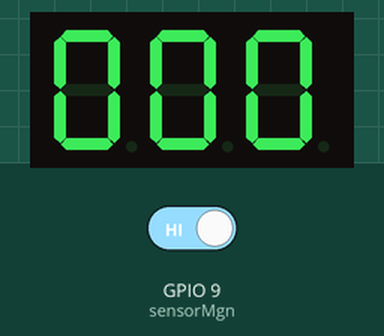
Recording of a sketch running on a simulated ESP8266 (NodeMCU). Parts: 3-digit seven-segment display. Wiring (inferred from the names in the program): 3-digit 7-segment display, segments lit when LOW: segments GPIO 16, GPIO 5, GPIO 4, GPIO 0, GPIO 2, GPIO 14, GPIO 12; digit selects GPIO 10, GPIO 13, GPIO 15. Inputs (shaded band) come from the test bench; at power-on: GPIO 9 (sensorMgn) HIGH. The segment pins are drawn as the display they are named for.

Above: at 1.2 s.
1.3 s: GPIO 9 (sensorMgn) driven LOW
At 1.7 s:
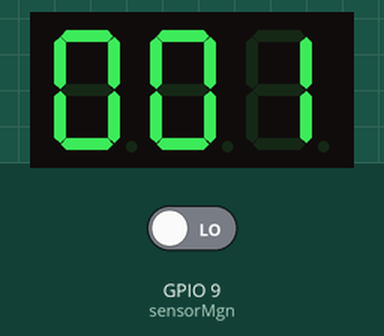
Timing chart, 0 to 4.3 s (numbered marks = the images above; inputs shaded):
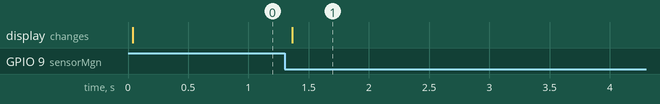

Measured:
- after the input at 1.3 s, the display: changes after 0.06 s (image 1)

The sketch:

cuentaVueltasPiletaESP_2.ino
```cpp
#include <Button.h>
#include <ESP8266WiFi.h>  // https://github.com/esp8266/Arduino
#include <WiFiClient.h>
#include <DNSServer.h>
#include <ESP8266WebServer.h>
// define los pines de los segmentos del display
#define segA 16                     // D0
#define segB 5                      // D1
#define segC 4                      // D2
#define segD 0                      // D3
#define segE 2                      // D4
#define segF 14                     // D5
#define segG 12                     // D6
#define dispDecenas 13              // D7
#define dispUnidades 15             // D8
#define dispSeries 10               // SD3
#define sensorMgn 9                 // SD2

Button sensor(sensorMgn);
DNSServer dnsServer;
ESP8266WebServer server(80);

// Define the digit patterns for numbers 0 to 9 a to f
byte digitos[10][7] = {
  {0, 0, 0, 0, 0, 0, 1},  // Digit 0
  {1, 0, 0, 1, 1, 1, 1},  // Digit 1
  {0, 0, 1, 0, 0, 1, 0},  // Digit 2
  {0, 0, 0, 0, 1, 1, 0},  // Digit 3
  {1, 0, 0, 1, 1, 0, 0},  // Digit 4
  {0, 1, 0, 0, 1, 0, 0},  // Digit 5
  {0, 1, 0, 0, 0, 0, 0},  // Digit 6
  {0, 0, 0, 1, 1, 1, 1},  // Digit 7
  {0, 0, 0, 0, 0, 0, 0},  // Digit 8
  {0, 0, 0, 0, 1, 0, 0},  // Digit 9

};

byte pattern[8]; // patron para dibujar en el display

unsigned long millisPulsacion = 0;       // Variable timestamp
unsigned long intervaloReset = 3500;     // 3.5 segundos
unsigned long intervaloSeries = 1500;    // 1.5 segundos

int piletas = 0;                    // Variable to increment
int series = 0;                     // Variable to increment
int displayLED = 0;                 // displays | 0 = unidades | 1 = decenas | 2 = series |

void setup() {
  // para darle consumo al chip y que la bateria no se apague sola
  IPAddress IP(10, 1, 1, 1);
  IPAddress gateway(10, 1, 1, 1);
  IPAddress subnet(255, 255, 255, 0);
  WiFi.mode(WIFI_AP);
  WiFi.persistent(true);
  WiFi.disconnect();
  WiFi.softAPConfig(IP, gateway, subnet);
  WiFi.softAP("Piletazo");
  dnsServer.start(53, "*", IP);
  server.begin();  // Inicia el Servidor

  // Set segment and digit pins as outputs
  pinMode(segA, OUTPUT);
  pinMode(segB, OUTPUT);
  pinMode(segC, OUTPUT);
  pinMode(segD, OUTPUT);
  pinMode(segE, OUTPUT);
  pinMode(segF, OUTPUT);
  pinMode(segG, OUTPUT);
  pinMode(dispDecenas, OUTPUT);
  pinMode(dispUnidades, OUTPUT);
  pinMode(dispSeries, OUTPUT);

  sensor.begin(); // inicializa boton

  digitalWrite(dispDecenas, LOW);   // apaga los displays
  digitalWrite(dispUnidades, LOW);
  digitalWrite(dispSeries, LOW);
}

void loop() {
  unsigned long currentMillis = millis();

  if(sensor.pressed()) {
    millisPulsacion = millis();
    piletas++;
  }

  if(sensor.released()) {
    if (currentMillis - millisPulsacion >= intervaloReset) {
      piletas = 0;
      series = 0;
    } else if (currentMillis - millisPulsacion >= intervaloSeries) {
      series++;
      piletas = 0;
    }
  }

  imprimirEnPantalla(piletas, series, displayLED);
  displayLED = (displayLED + 1) % 3;  // Increment dispLed and wrap around to 0 after reaching 2
  delay(5);
}

void imprimirEnPantalla(int piletas, int series, int display) {
  // apaga los displays
  digitalWrite(dispDecenas, LOW);
  digitalWrite(dispUnidades, LOW);
  digitalWrite(dispSeries, LOW);

 int valor = 0;
  switch (display) {
    case 0:
      digitalWrite(dispUnidades, HIGH);
      valor = piletas % 10; // valor de las unidades
      for (int i = 0; i < 8; i++) {
        pattern[i] = digitos[valor][i];
      }
      break;
    case 1:
      digitalWrite(dispDecenas, HIGH);
      valor = (piletas / 10) % 10; // valor de las decenas
      for (int i = 0; i < 8; i++) {
        pattern[i] = digitos[valor][i];
      }
      break;
    case 2:
      digitalWrite(dispSeries, HIGH);
      for (int i = 0; i < 8; i++) {
        pattern[i] = digitos[series][i];
      }
      break;
  }
  // Display the segments for the current digit
  digitalWrite(segA, pattern[0]);
  digitalWrite(segB, pattern[1]);
  digitalWrite(segC, pattern[2]);
  digitalWrite(segD, pattern[3]);
  digitalWrite(segE, pattern[4]);
  digitalWrite(segF, pattern[5]);
  digitalWrite(segG, pattern[6]);
}
```
